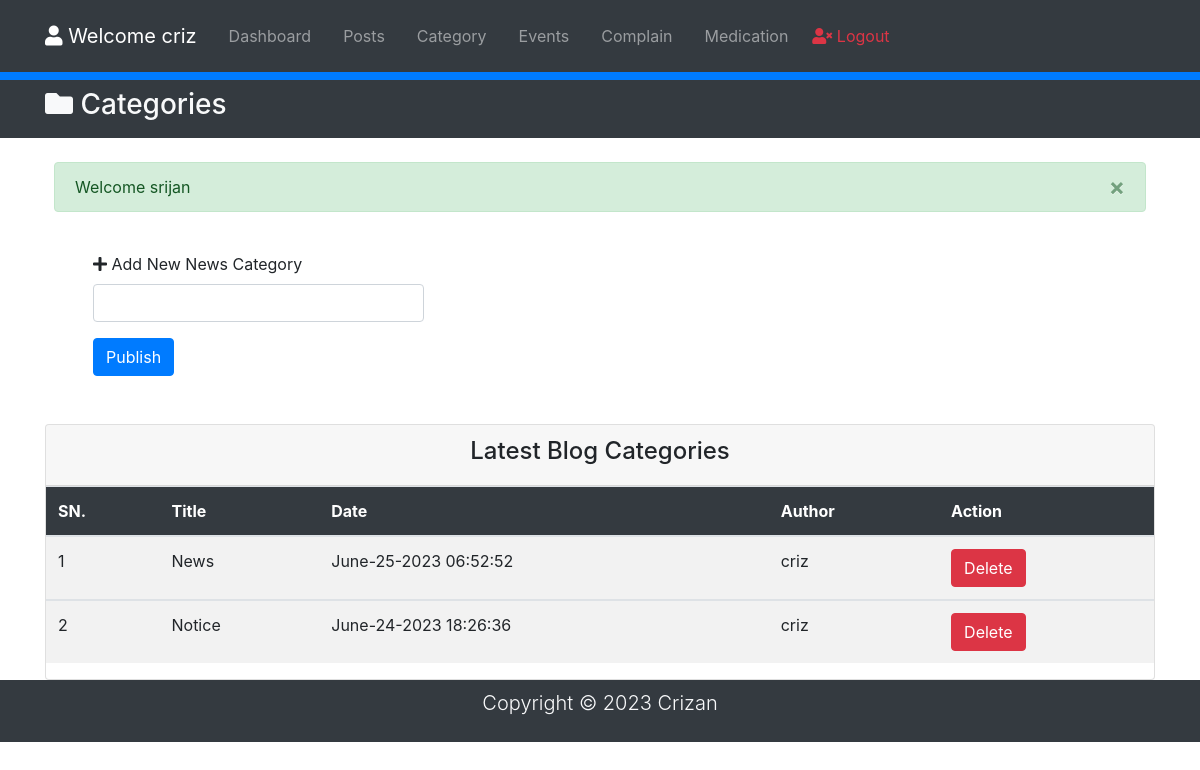
The app's page /admin/categories.php (signed in) with its own data.
### tables this page shows
CREATE TABLE `category` (
  `id` int(100) NOT NULL,
  `datetime` varchar(1000) NOT NULL,
  `author` varchar(1000) NOT NULL,
  `title` varchar(10000) NOT NULL
);

### admin/categories.php (the view, shortened to what this page needs)
<?php
require_once("includes/Sessions.php");
?>
<!DOCTYPE html>
<html lang="en">
<head>
  <link rel="stylesheet" href="https://stackpath.bootstrapcdn.com/bootstrap/4.3.1/css/bootstrap.min.css"
>
  <link rel="stylesheet" href="https://use.fontawesome.com/releases/v5.10.2/css/all.css"
 />
</head>
<body>
  <?php
  require_once("includes/Admin/navbar.php"); ?>
  <div class="p-1 bg-primary"></div>
  <header id="main-header" class="py-2 bg-dark text-white">
    <div class="container">
      <div class="row">
        <div class="col align-self-center" id="header-div">
          <h3 class="text-light"><i class="fas fa-folder"></i> Categories</h3>
        </div>
      </div>
    </div>
  </header>
  <section class="container p-4">
    <?php
    echo SuccessMessage();
    ?>
    <div class="container category-section">
      <form class="p-4" novalidate method="post">
        <div class="form-row">
          <div class="col-md-4 mb-3">
            <label class="category-section-text"><i class="fas fa-plus"></i> Add New News Category</label>
            <input type="text" name="categoryTitle" class="form-control" required>
          </div>
        </div>
        <button class="btn btn-primary" type="submit" name="submit">Publish</button>
      </form>
    </div>
  </section>
  <section id="categories">
    <div class="container">
      <div class="row">
        <div class="col" id="categoryParent">
          <div class="card" id="categoryContainer">
            <div class="card-header text-center">
              <h4>Latest Blog Categories</h4>
            </div>
            <table class="table table-striped" id="categoryTable">
              <thead class="bg-dark text-white">
                <tr>
                  <th>SN.</th>
                  <th>Title</th>
                  <th>Date</th>
                  <th>Author</th>
                  <th>Action</th>
                </tr>
              </thead>
              <?php
              global $ConnectingDb;
              $Sr = 0;
              $sql = "SELECT * FROM category ORDER BY id desc";
              $stmt = $ConnectingDb->query($sql);
              while ($DataRows = $stmt->fetch()) {
                $Id = $DataRows["id"];
                $Category = $DataRows["title"];
                $DateTime = $DataRows["datetime"];
                $Admin = $DataRows["author"];
                $Sr++;
                ?>
                <tbody id="categoryTableBody">
                  <tr>
                    <td>
                      <?php
                      echo $Sr;
                      ?>
                    </td>
                    <td>
                      <?php
                      echo $Category;
                      ?>
                    </td>
                    <td>
                      <?php
                      echo $DateTime;
                      ?>
                    </td>
                    <td>
                      <?php
                      echo $Admin;
                      ?>
                    </td>
                    <td>
                      <a href="DeleteCategory.php?id=<?php echo $Id; ?>"><button type="button" class="btn btn-danger">
                          Delete
                        </button></a>
                    </td>
                  </tr>
                <?php } ?>
              </tbody>
            </table>
          </div>
        </div>
      </div>
  </section>
  <footer id="main-footer" class="bg-dark p-2 text-light">
    <div class="container">
      <div class="row">
        <div class="col">
          <p class="lead text-center">
            Copyright &copy; <span id="year"></span>
            Crizan
          </p>
        </div>
      </div>
    </div>
  </footer>
</body>
</html>

### records on screen
category: title "News", datetime "June-25-2023 06:52:52", author "criz"
category: title "Notice", datetime "June-24-2023 18:26:36", author "criz"

### other values on screen
$_SESSION["UserName"] "criz"
SuccessMessage() "Welcome srijan ×"
